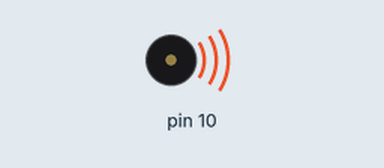
This sketch was run on a simulated Arduino Uno, built with avr-gcc and run on an emulated ATmega328P. Parts: buzzer (waves = sounding).

Above: at 0.5 s.
At 3.37 s:
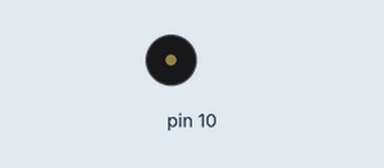
Timing chart, 0 to 4.0 s (numbered marks = the images above):
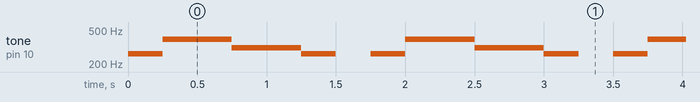

The sketch:

buzzersound.ino
```cpp
void setup() {
  pinMode(10, OUTPUT);

}

void loop() {
  tone(10,262);
  delay(250);

  tone(10,392);
  delay(500);

  tone(10,311);
  delay(500);

  tone(10,262);
  delay(250);

  noTone(10);
  delay(250);
}
```

Measured:
- by itself, tone on pin 10: repeats every 1.8 s: 392 Hz 0.50 s, 311 Hz 0.50 s, 262 Hz 0.25 s, silent 0.25 s, 262 Hz 0.25 s
